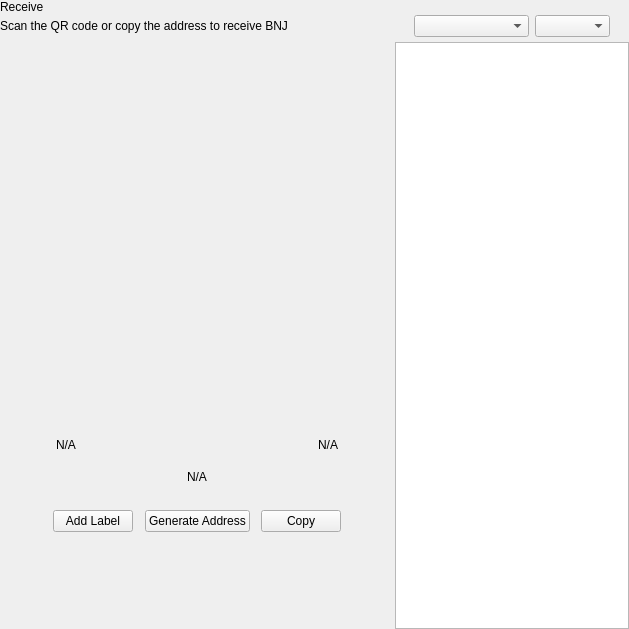
<?xml version="1.0" encoding="UTF-8"?>
<ui version="4.0">
 <class>ReceiveWidget</class>
 <widget class="QWidget" name="ReceiveWidget">
  <property name="geometry">
   <rect>
    <x>0</x>
    <y>0</y>
    <width>629</width>
    <height>629</height>
   </rect>
  </property>
  <property name="minimumSize">
   <size>
    <width>0</width>
    <height>0</height>
   </size>
  </property>
  <property name="windowTitle">
   <string>Form</string>
  </property>
  <layout class="QHBoxLayout" name="horizontalLayout_2" stretch="2,1">
   <property name="spacing">
    <number>0</number>
   </property>
   <property name="leftMargin">
    <number>0</number>
   </property>
   <property name="topMargin">
    <number>0</number>
   </property>
   <property name="rightMargin">
    <number>0</number>
   </property>
   <property name="bottomMargin">
    <number>0</number>
   </property>
   <item>
    <widget class="QWidget" name="left" native="true">
     <layout class="QVBoxLayout" name="verticalLayout_3">
      <property name="leftMargin">
       <number>0</number>
      </property>
      <property name="topMargin">
       <number>0</number>
      </property>
      <property name="rightMargin">
       <number>0</number>
      </property>
      <property name="bottomMargin">
       <number>0</number>
      </property>
      <item>
       <layout class="QVBoxLayout" name="verticalLayout_2">
        <property name="spacing">
         <number>0</number>
        </property>
        <property name="leftMargin">
         <number>0</number>
        </property>
        <item>
         <layout class="QHBoxLayout" name="horizontalLayout_3">
          <property name="spacing">
           <number>0</number>
          </property>
          <item>
           <layout class="QVBoxLayout" name="verticalLayout_4">
            <property name="spacing">
             <number>5</number>
            </property>
            <item>
             <widget class="QLabel" name="labelTitle">
              <property name="text">
               <string>Receive</string>
              </property>
             </widget>
            </item>
            <item alignment="Qt::AlignTop">
             <widget class="QLabel" name="labelSubtitle1">
              <property name="text">
               <string>Scan the QR code or copy the address to receive BNJ</string>
              </property>
             </widget>
            </item>
           </layout>
          </item>
          <item>
           <spacer name="horizontalSpacer">
            <property name="orientation">
             <enum>Qt::Horizontal</enum>
            </property>
            <property name="sizeHint" stdset="0">
             <size>
              <width>40</width>
              <height>20</height>
             </size>
            </property>
           </spacer>
          </item>
         </layout>
        </item>
        <item>
         <spacer name="verticalSpacer_2">
          <property name="orientation">
           <enum>Qt::Vertical</enum>
          </property>
          <property name="sizeType">
           <enum>QSizePolicy::Expanding</enum>
          </property>
          <property name="sizeHint" stdset="0">
           <size>
            <width>20</width>
            <height>50</height>
           </size>
          </property>
         </spacer>
        </item>
        <item alignment="Qt::AlignHCenter">
         <widget class="QWidget" name="layoutQR" native="true">
          <property name="maximumSize">
           <size>
            <width>510</width>
            <height>16777215</height>
           </size>
          </property>
          <layout class="QVBoxLayout" name="verticalLayoutQr">
           <item>
            <spacer name="verticalSpacer11">
             <property name="orientation">
              <enum>Qt::Vertical</enum>
             </property>
             <property name="sizeType">
              <enum>QSizePolicy::Fixed</enum>
             </property>
             <property name="sizeHint" stdset="0">
              <size>
               <width>20</width>
               <height>20</height>
              </size>
             </property>
            </spacer>
           </item>
           <item alignment="Qt::AlignHCenter">
            <widget class="QLabel" name="labelQrImg">
             <property name="minimumSize">
              <size>
               <width>260</width>
               <height>260</height>
              </size>
             </property>
             <property name="maximumSize">
              <size>
               <width>260</width>
               <height>260</height>
              </size>
             </property>
             <property name="text">
              <string/>
             </property>
             <property name="alignment">
              <set>Qt::AlignCenter</set>
             </property>
            </widget>
           </item>
           <item>
            <spacer name="verticalSpacer_21">
             <property name="orientation">
              <enum>Qt::Vertical</enum>
             </property>
             <property name="sizeType">
              <enum>QSizePolicy::Fixed</enum>
             </property>
             <property name="sizeHint" stdset="0">
              <size>
               <width>20</width>
               <height>30</height>
              </size>
             </property>
            </spacer>
           </item>
           <item>
            <widget class="QWidget" name="widget" native="true">
             <property name="minimumSize">
              <size>
               <width>0</width>
               <height>0</height>
              </size>
             </property>
             <layout class="QHBoxLayout" name="horizontalLayout_5">
              <item>
               <widget class="QLabel" name="labelLabel">
                <property name="text">
                 <string notr="true">N/A</string>
                </property>
               </widget>
              </item>
              <item>
               <spacer name="horizontalSpacer_2">
                <property name="orientation">
                 <enum>Qt::Horizontal</enum>
                </property>
                <property name="sizeHint" stdset="0">
                 <size>
                  <width>141</width>
                  <height>20</height>
                 </size>
                </property>
               </spacer>
              </item>
              <item>
               <widget class="QLabel" name="labelDate">
                <property name="text">
                 <string notr="true">N/A</string>
                </property>
                <property name="alignment">
                 <set>Qt::AlignRight|Qt::AlignTrailing|Qt::AlignVCenter</set>
                </property>
               </widget>
              </item>
             </layout>
            </widget>
           </item>
           <item>
            <widget class="QLabel" name="labelAddress">
             <property name="sizePolicy">
              <sizepolicy hsizetype="Expanding" vsizetype="Preferred">
               <horstretch>0</horstretch>
               <verstretch>0</verstretch>
              </sizepolicy>
             </property>
             <property name="minimumSize">
              <size>
               <width>300</width>
               <height>0</height>
              </size>
             </property>
             <property name="text">
              <string notr="true">N/A</string>
             </property>
             <property name="alignment">
              <set>Qt::AlignCenter</set>
             </property>
            </widget>
           </item>
           <item>
            <spacer name="verticalSpacer_4">
             <property name="orientation">
              <enum>Qt::Vertical</enum>
             </property>
             <property name="sizeType">
              <enum>QSizePolicy::Fixed</enum>
             </property>
             <property name="sizeHint" stdset="0">
              <size>
               <width>20</width>
               <height>20</height>
              </size>
             </property>
            </spacer>
           </item>
           <item>
            <layout class="QHBoxLayout" name="horizontalLayout_4">
             <item alignment="Qt::AlignHCenter">
              <widget class="QPushButton" name="pushButtonLabel">
               <property name="focusPolicy">
                <enum>Qt::NoFocus</enum>
               </property>
               <property name="text">
                <string>Add Label</string>
               </property>
              </widget>
             </item>
             <item alignment="Qt::AlignHCenter">
              <widget class="QPushButton" name="pushButtonNewAddress">
               <property name="focusPolicy">
                <enum>Qt::NoFocus</enum>
               </property>
               <property name="text">
                <string>Generate Address</string>
               </property>
              </widget>
             </item>
             <item alignment="Qt::AlignHCenter">
              <widget class="QPushButton" name="pushButtonCopy">
               <property name="focusPolicy">
                <enum>Qt::NoFocus</enum>
               </property>
               <property name="text">
                <string>Copy</string>
               </property>
              </widget>
             </item>
            </layout>
           </item>
           <item>
            <spacer name="verticalSpacer_3">
             <property name="orientation">
              <enum>Qt::Vertical</enum>
             </property>
             <property name="sizeType">
              <enum>QSizePolicy::Expanding</enum>
             </property>
             <property name="sizeHint" stdset="0">
              <size>
               <width>20</width>
               <height>20</height>
              </size>
             </property>
            </spacer>
           </item>
          </layout>
         </widget>
        </item>
        <item>
         <spacer name="verticalSpacer">
          <property name="orientation">
           <enum>Qt::Vertical</enum>
          </property>
          <property name="sizeHint" stdset="0">
           <size>
            <width>20</width>
            <height>40</height>
           </size>
          </property>
         </spacer>
        </item>
       </layout>
      </item>
     </layout>
    </widget>
   </item>
   <item>
    <widget class="QWidget" name="right" native="true">
     <layout class="QVBoxLayout" name="verticalLayout_5">
      <property name="spacing">
       <number>0</number>
      </property>
      <property name="leftMargin">
       <number>1</number>
      </property>
      <property name="topMargin">
       <number>0</number>
      </property>
      <property name="rightMargin">
       <number>0</number>
      </property>
      <property name="bottomMargin">
       <number>0</number>
      </property>
      <item>
       <layout class="QVBoxLayout" name="container_right">
        <property name="spacing">
         <number>0</number>
        </property>
        <property name="leftMargin">
         <number>0</number>
        </property>
        <property name="rightMargin">
         <number>0</number>
        </property>
        <item>
         <layout class="QVBoxLayout" name="verticalLayout">
          <property name="spacing">
           <number>6</number>
          </property>
          <property name="leftMargin">
           <number>19</number>
          </property>
          <property name="rightMargin">
           <number>19</number>
          </property>
          <item>
           <widget class="OptionButton" name="btnRequest" native="true"/>
          </item>
          <item>
           <widget class="OptionButton" name="btnMyAddresses" native="true">
            <property name="sizePolicy">
             <sizepolicy hsizetype="Preferred" vsizetype="Minimum">
              <horstretch>0</horstretch>
              <verstretch>0</verstretch>
             </sizepolicy>
            </property>
           </widget>
          </item>
         </layout>
        </item>
        <item>
         <widget class="QWidget" name="sortWidget" native="true">
          <layout class="QHBoxLayout" name="horizontalLayout_6">
           <property name="leftMargin">
            <number>19</number>
           </property>
           <property name="rightMargin">
            <number>19</number>
           </property>
           <property name="bottomMargin">
            <number>5</number>
           </property>
           <item>
            <spacer name="horizontalSpacer_3">
             <property name="orientation">
              <enum>Qt::Horizontal</enum>
             </property>
             <property name="sizeHint" stdset="0">
              <size>
               <width>40</width>
               <height>20</height>
              </size>
             </property>
            </spacer>
           </item>
           <item>
            <widget class="QComboBox" name="comboBoxSort">
             <property name="sizePolicy">
              <sizepolicy hsizetype="Preferred" vsizetype="Fixed">
               <horstretch>0</horstretch>
               <verstretch>0</verstretch>
              </sizepolicy>
             </property>
             <property name="minimumSize">
              <size>
               <width>115</width>
               <height>0</height>
              </size>
             </property>
            </widget>
           </item>
           <item>
            <widget class="QComboBox" name="comboBoxSortOrder">
             <property name="sizePolicy">
              <sizepolicy hsizetype="Preferred" vsizetype="Fixed">
               <horstretch>0</horstretch>
               <verstretch>0</verstretch>
              </sizepolicy>
             </property>
             <property name="minimumSize">
              <size>
               <width>75</width>
               <height>0</height>
              </size>
             </property>
            </widget>
           </item>
          </layout>
         </widget>
        </item>
        <item>
         <widget class="QListView" name="listViewAddress"/>
        </item>
       </layout>
      </item>
     </layout>
    </widget>
   </item>
  </layout>
 </widget>
 <customwidgets>
  <customwidget>
   <class>OptionButton</class>
   <extends>QWidget</extends>
   <header>qt/binjit/optionbutton.h</header>
   <container>1</container>
  </customwidget>
 </customwidgets>
 <resources/>
 <connections/>
</ui>
